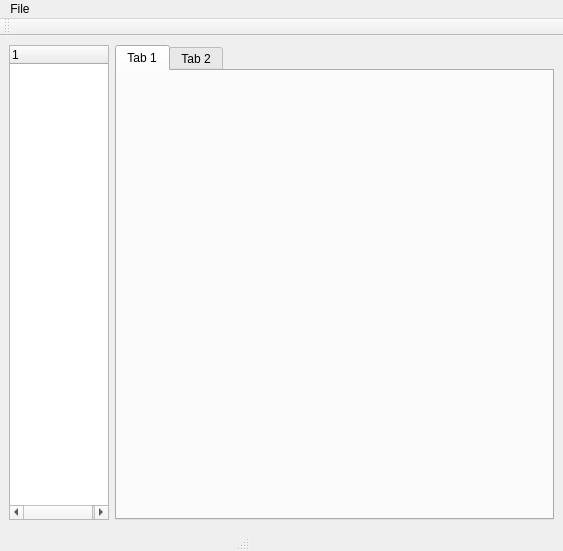
<ui version="4.0" >
 <class>MainWindow</class>
 <widget class="QMainWindow" name="MainWindow" >
  <property name="geometry" >
   <rect>
    <x>0</x>
    <y>0</y>
    <width>563</width>
    <height>551</height>
   </rect>
  </property>
  <property name="windowTitle" >
   <string>MainWindow</string>
  </property>
  <widget class="QWidget" name="centralwidget" >
   <layout class="QGridLayout" >
    <item row="0" column="0" >
     <widget class="QTreeWidget" name="treeWidget" >
      <property name="sizePolicy" >
       <sizepolicy vsizetype="Expanding" hsizetype="Expanding" >
        <horstretch>0</horstretch>
        <verstretch>0</verstretch>
       </sizepolicy>
      </property>
      <property name="maximumSize" >
       <size>
        <width>100</width>
        <height>16777215</height>
       </size>
      </property>
      <column>
       <property name="text" >
        <string>1</string>
       </property>
      </column>
     </widget>
    </item>
    <item row="0" column="1" >
     <widget class="QTabWidget" name="tabWidget" >
      <property name="currentIndex" >
       <number>0</number>
      </property>
      <widget class="QWidget" name="tab" >
       <attribute name="title" >
        <string>Tab 1</string>
       </attribute>
      </widget>
      <widget class="QWidget" name="tab_2" >
       <attribute name="title" >
        <string>Tab 2</string>
       </attribute>
      </widget>
     </widget>
    </item>
   </layout>
  </widget>
  <widget class="QMenuBar" name="menubar" >
   <property name="geometry" >
    <rect>
     <x>0</x>
     <y>0</y>
     <width>563</width>
     <height>29</height>
    </rect>
   </property>
   <widget class="QMenu" name="menuFile" >
    <property name="title" >
     <string>File</string>
    </property>
    <addaction name="actionOpen" />
    <addaction name="actionClose" />
    <addaction name="separator" />
   </widget>
   <addaction name="menuFile" />
  </widget>
  <widget class="QStatusBar" name="statusbar" >
   <property name="maximumSize" >
    <size>
     <width>250</width>
     <height>16777215</height>
    </size>
   </property>
  </widget>
  <widget class="QToolBar" name="toolBar" >
   <property name="windowTitle" >
    <string>toolBar</string>
   </property>
   <attribute name="toolBarArea" >
    <enum>TopToolBarArea</enum>
   </attribute>
   <attribute name="toolBarBreak" >
    <bool>false</bool>
   </attribute>
  </widget>
  <action name="actionOpen" >
   <property name="text" >
    <string>Open</string>
   </property>
  </action>
  <action name="actionClose" >
   <property name="text" >
    <string>Close</string>
   </property>
  </action>
 </widget>
 <resources/>
 <connections/>
</ui>
